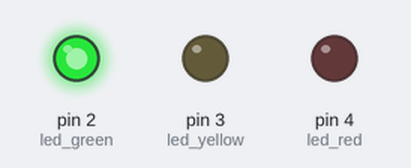
Recording of a sketch running on a simulated Arduino Uno, built with avr-gcc and run on an emulated ATmega328P. On the bench: output pins drawn as LEDs (lit = HIGH).

Above: at 1.0 s.
At 8.0 s:
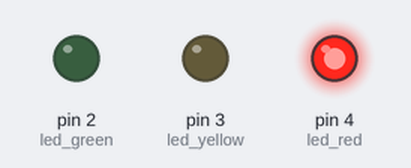
At 15.5 s:
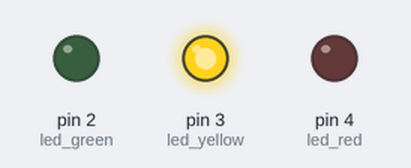
Timing chart, 0 to 16.9 s (numbered marks = the images above):
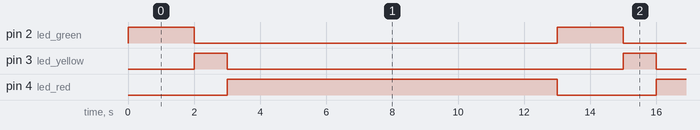

The sketch:

HCDE_539_EO.ino
```cpp
/****************************************
 * Leo Salemann
 * HCDE 539 Physical Computing
 * University of Washinton
 * Assignment E0 Traffic Light
 *
 * Originally from Tinkercad > Getting Started > Editing Components
 * link: https://www.tinkercad.com/things/dTAcB2IUt0I-editing-components/editel?collectionid=OIYJ88OJ3OPN3EA&lessonid=EFU6PEHIXGFUR1J&projectid=OIYJ88OJ3OPN3EA#/lesson-viewer
 *****************************************/

/*
 * In TinkerCad, the pins are 0, 1, 2 but that causes an error:
 *   avrdude stk500_getsync() not in sync resp=0x30
 * After much googling, I found a solution that suggested to avoid using pin 0
 *   https://www.instructables.com/id/A-solution-to-avrdude-stk500getsync-not-in-syn/
 * Actually, my professor advised starting at pin 2.
 */
int led_red    = 4; // the red    LED is connected to Pin 4 of the Arduino
int led_yellow = 3; // the yellow LED is connected to Pin 3 of the Arduino
int led_green  = 2; // the green  LED is connected to Pin 2 of the Arduino

void setup() {
  // set up all the LEDs as OUTPUT
  pinMode(led_red, OUTPUT);
  pinMode(led_yellow, OUTPUT);
  pinMode(led_green, OUTPUT);
}

/*
 * Function stop()
 * Turns red LED on; the rest off.
 * Maintains state for stop_time seconds.
 */
void stop (int stop_time) {
  // turn the red LED on and the other LEDs off
  digitalWrite(led_red, HIGH);
  digitalWrite(led_yellow, LOW);
  digitalWrite(led_green, LOW);
  delay(stop_time * 1000);  // wait stop_time seconds
}

/*
 * Function caution()
 * Turns yellow LED on; the rest off.
 * Maintains state for caution_time seconds.
 */
void caution (int caution_time) {
  // turn the yellow LED on and the other LEDs off
  digitalWrite(led_red, LOW);
  digitalWrite(led_yellow, HIGH);
  digitalWrite(led_green, LOW);
  delay(caution_time * 1000);   // wait caution_time seconds
}

/*
 * Function go()
 * Turns green LED on; the rest off.
 * Maintains state for go_time seconds.
 */
void go (int go_time) {
  // turn the green LED on and the other LEDs off
  digitalWrite(led_red, LOW);
  digitalWrite(led_yellow, LOW);
  digitalWrite(led_green, HIGH);
  delay(go_time * 1000);  // wait go_time seconds
}


void loop() {
  go(2);
  caution(1);
  stop(10);
}
```

Measured:
- by itself, pin 2 (led_green): alternates HIGH for 2.0 s and LOW for 11.0 s
- by itself, pin 3 (led_yellow): alternates HIGH for 1.0 s and LOW for 12.0 s
- by itself, pin 4 (led_red): alternates HIGH for 10.0 s and LOW for 3.0 s
